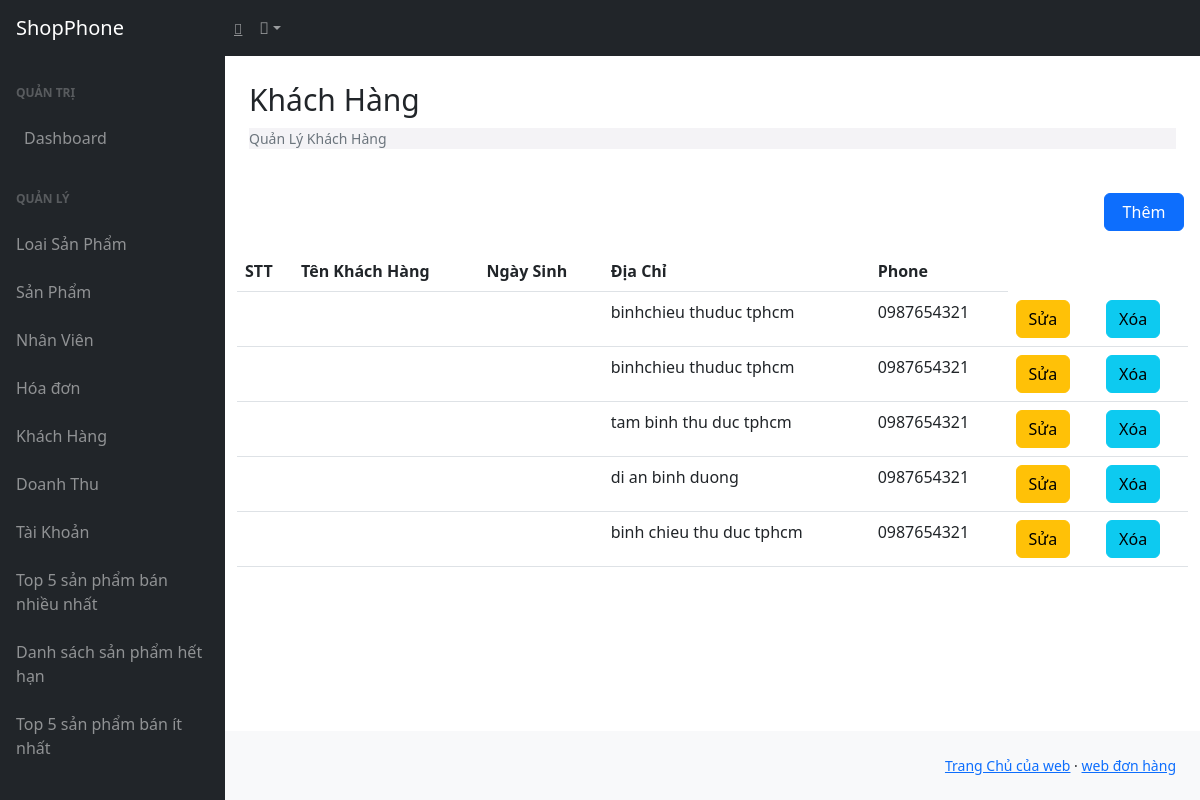
Screenshot of /frontendPHP/khachhang.php with the database file from the repository.
### tables this page shows
CREATE TABLE `khachhang` (
  `idkh` int(11) NOT NULL,
  `hoten` varchar(255) NOT NULL,
  `diachi` varchar(255) DEFAULT NULL,
  `Age` int(11) DEFAULT NULL,
  `phone` int(205) NOT NULL
);

### frontendPHP/khachhang.php (the view, shortened to what this page needs)
<?php
$conn = mysqli_connect("localhost","root","","mobile","3307") or die();
  ?>
<?php
require "../inc/header.php";
?>
<div id="layoutSidenav_content">
    <main>
        <div class="container-fluid px-4">
            <h1 class="mt-4" style="font-size: 30px;">Khách Hàng</h1>
            <ol class="breadcrumb mb-4" style="font-size: 14px; background: #f4f3f6;">
                <li class="breadcrumb-item active">Quản Lý Khách Hàng</li>
            </ol>
            <div class="row" style=" margin-right: -20px;">
                <div style="margin: 20px 0px; display: flex; justify-content: right; margin-right: -20px;">
                    <button style="width:80px;" type="button" class="btn btn-primary" data-bs-toggle="modal"
                        data-bs-target="#them">
                        Thêm
                    </button>
                </div>
            </div>
            <div class="row">
                <table id="sanpham" class="display table table-hover" style="width:100%">
                    <thead>
                        <tr>
                            <th>STT</th>
                            <th>Tên Khách Hàng</th>
                            <th>Ngày Sinh</th>
                            <th>Địa Chỉ</th>
                            <th>Phone</th>
                        </tr>
                    </thead>
                    <?php
                    $sql = "select * from khachhang";
                    $query = mysqli_query($conn,$sql);
                    $num = mysqli_num_rows($query);
                    if ($num > 0 ){
                        while($row = mysqli_fetch_array($query)){
                    ?>
                    <tr>
                        <td><?php echo $row["id"]?></td>
                        <td><?php echo $row["ten"]?></td>
                        <td><?php echo $row["tuoi"]?></td>
                        <td><?php echo $row["diachi"]?></td>
                        <td>0987654321</td>
                        <td><button type="button" class="btn btn-warning" data-bs-toggle="modal"
                                data-bs-target="#sua">Sửa</button>
                        </td>
                        <td><button type="button" class="btn btn-info">Xóa</button>
                        </td>
                    </tr>
                    <?php
                        }
                    }
                    ?>
                </table>
            </div>
        </div>
    </main>
    <div>
        <?php
            require "../inc/footer.php";
            ?>
    </div>
</div>
</body>
</html>

### frontendPHP/css/editor.css (style rules this page uses)
h1 { margin-top:10px; line-height:40px; }

### rows the page displays
khachhang: diachi "binhchieu thuduc tphcm"
khachhang: diachi "binhchieu thuduc tphcm"
khachhang: diachi "tam binh thu duc tphcm"
khachhang: diachi "di an binh duong"
khachhang: diachi "binh chieu thu duc tphcm"
